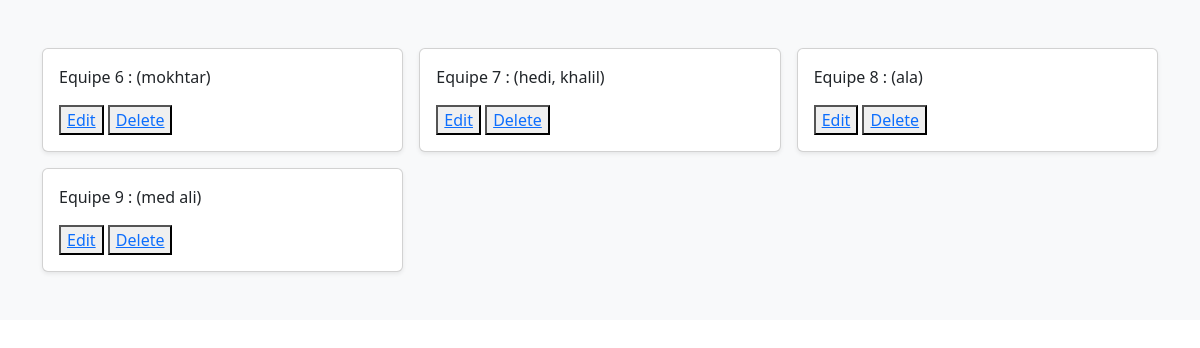
The app's page /ArtyProd/equipelist/ (signed in) with its own data.
### ArtyProd/models.py (models this page shows, shortened)
class Equipe(models.Model):
    personnels=models.ManyToManyField(Personnel)
    def __str__(self):
        personnel_list = ", ".join(personnel.nom for personnel in self.personnels.all())
        i=self.id
        return f"Equipe {i} : ({personnel_list})"

class Personnel(models.Model):
    user = models.OneToOneField(CustomUser, on_delete=models.CASCADE,default=None)
    nom=models.CharField(max_length=255)
    fichier_CV=models.FileField(upload_to='uploads/',max_length=255,default=None)
    fichier_photo=models.ImageField(upload_to='media/',max_length=255,default=None)
    lien_linkedln=models.CharField(max_length=255,default="")

### ArtyProd/views.py (the view)
# urls.py: path('equipelist/',views.EquipeList),
@login_required
def EquipeList(request):
    list=Equipe.objects.all()
    return render( request,'ArtyProd/equipelist.html',{'list':list})

### ArtyProd/templates/ArtyProd/equipelist.html (shortened to what this page needs)
{% block content %}
{% load bootstrap5 %}
{% bootstrap_css %}
<form method='POST' class="post-form">
<div class="album py-5 bg-light">
  <div class="container">
    <div class="row row-cols-1 row-cols-sm-2 row-cols-md-3 g-3">
      {% for equipe in list %}
      <div class="col ">
        <div class="card shadow-sm">
          <div class="card-body">
               <p> {{equipe}} </p>
               <button><a href="{% url 'equipe-edit' equipe.pk %}">Edit</a>   </button>
               <button><a href="{% url 'delete-equipe' equipe.pk %}">Delete</a>   </button>
          </div>
        </div>
      </div>
      {% endfor %}
    </div>
  </div>
</div>
{% endblock %}

### records on screen
Equipe: id.nom "Equipe 6 : (mokhtar)"
Equipe: id.nom "Equipe 7 : (hedi, khalil)"
Equipe: id.nom "Equipe 8 : (ala)"
Equipe: id.nom "Equipe 9 : (med ali)"
